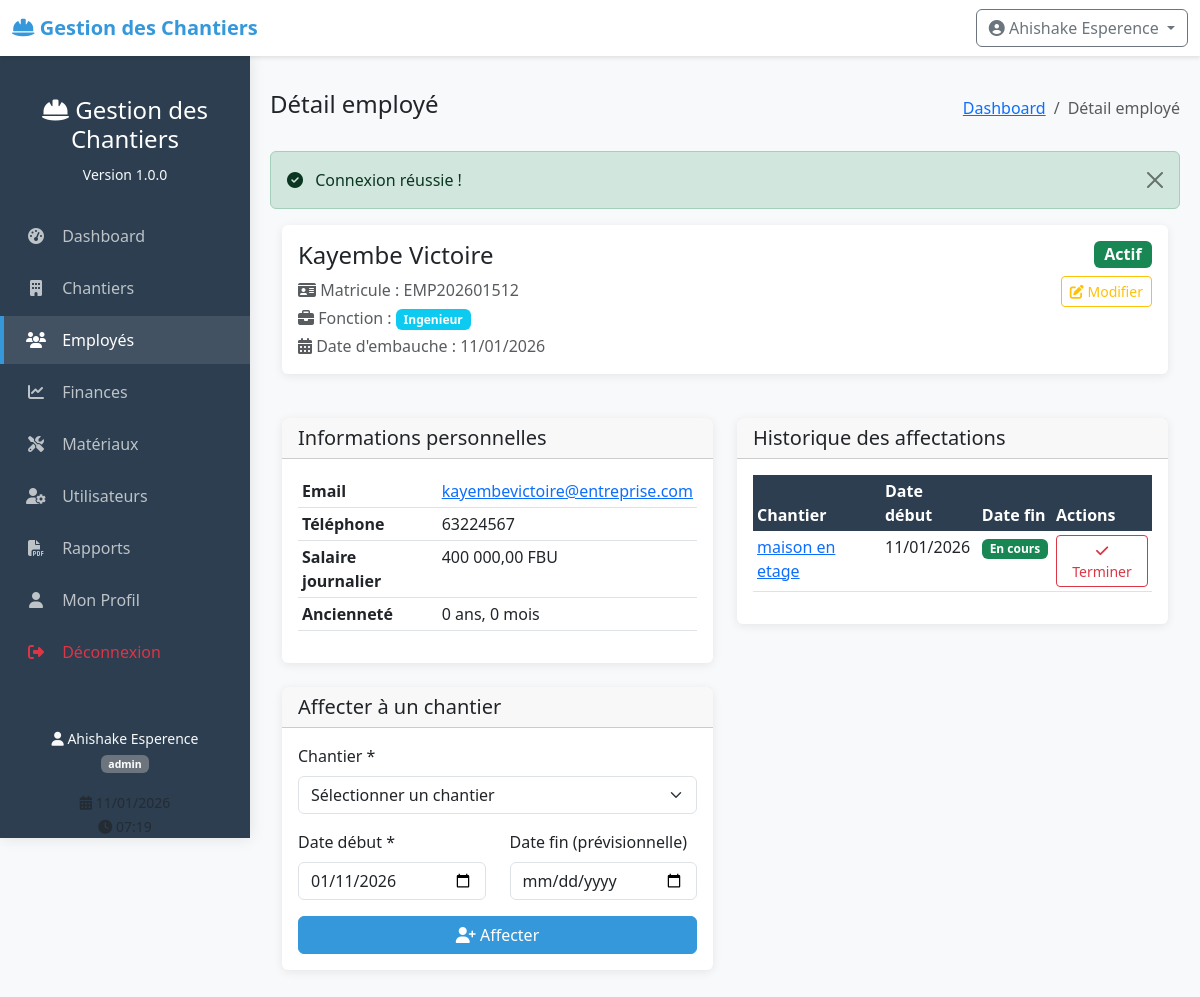
Page /index.php?controller=employe&action=view&id=1 (signed in) on the committed database.
### tables this page shows
CREATE TABLE employes (
    id INTEGER PRIMARY KEY AUTOINCREMENT,
    matricule VARCHAR(20) UNIQUE NOT NULL,
    nom VARCHAR(100) NOT NULL,
    prenom VARCHAR(100) NOT NULL,
    email VARCHAR(150) UNIQUE,
    telephone VARCHAR(20),
    fonction VARCHAR(50) NOT NULL CHECK(fonction IN ('chef', 'ouvrier', 'ingenieur')),
    salaire_journalier DECIMAL(8,2) NOT NULL,
    date_embauche DATE NOT NULL,
    statut VARCHAR(20) DEFAULT 'actif' CHECK(statut IN ('actif', 'inactif', 'congé')),
    created_at DATETIME DEFAULT CURRENT_TIMESTAMP
);

CREATE TABLE affectations (
    id INTEGER PRIMARY KEY AUTOINCREMENT,
    employe_id INTEGER NOT NULL,
    chantier_id INTEGER NOT NULL,
    date_debut DATE NOT NULL,
    date_fin DATE,
    heures_travail INTEGER DEFAULT 8,
    created_at DATETIME DEFAULT CURRENT_TIMESTAMP,
    FOREIGN KEY (employe_id) REFERENCES employes(id),
    FOREIGN KEY (chantier_id) REFERENCES chantiers(id)
);

CREATE TABLE chantiers (
    id INTEGER PRIMARY KEY AUTOINCREMENT,
    nom VARCHAR(200) NOT NULL,
    localisation TEXT NOT NULL,
    client VARCHAR(200) NOT NULL,
    budget_total DECIMAL(12,2) NOT NULL,
    date_debut DATE NOT NULL,
    date_fin DATE,
    statut VARCHAR(20) DEFAULT 'en_cours' CHECK(statut IN ('en_cours', 'suspendu', 'termine')),
    chef_chantier_id INTEGER,
    description TEXT,
    created_at DATETIME DEFAULT CURRENT_TIMESTAMP,
    updated_at DATETIME,
    FOREIGN KEY (chef_chantier_id) REFERENCES users(id)
);

### index.php (called while the page is built, shortened)
<?php
$controller = $_GET['controller'] ?? 'dashboard';
$action = $_GET['action'] ?? 'index';
$controllerInstance = new $controllerClass();
$id = $_GET['id'] ?? null;
if ($id !== null) {
    $data = $controllerInstance->$action($id);
} else {
    $data = $controllerInstance->$action();
}
$viewFolders = [
    'dashboard' => 'dashboard',
    'chantier' => 'chantiers',
    'employe' => 'employes',
    'materiau' => 'materiaux',
    'finance' => 'finances',
    'user' => 'users',
    'rapport' => 'repports'
];
$viewFolder = $viewFolders[$controller] ?? 'dashboard';
$viewFile = __DIR__ . '/views/' . $viewFolder . '/' . $action . '.php';
require_once $viewFile;

### models/Employe.php (called while the page is built, shortened)
<?php
class Employe {
    private $db;
    public function __construct() {
        $this->db = Database::getInstance()->getConnection();
    }
    public function getById($id) {
        $sql = "SELECT * FROM employes WHERE id = :id";
        $stmt = $this->db->prepare($sql);
        $stmt->execute([':id' => $id]);
        return $stmt->fetch();
    }
    public function getAffectations($employe_id) {
        $sql = "SELECT a.*, c.nom as chantier_nom, c.localisation
                FROM affectations a
                JOIN chantiers c ON a.chantier_id = c.id
                WHERE a.employe_id = :employe_id
                ORDER BY a.date_debut DESC";
        $stmt = $this->db->prepare($sql);
        $stmt->execute([':employe_id' => $employe_id]);
        return $stmt->fetchAll();
    }
}
?>

### config/database.php (called while the page is built, shortened)
<?php
class Database {
    private static $instance = null;
    private $connection;
    private function __construct() {
        try {
            $this->connection = new PDO('sqlite:' . dirname(__DIR__) . '/data/chantiers.db');
            $this->connection->setAttribute(PDO::ATTR_ERRMODE, PDO::ERRMODE_EXCEPTION);
            $this->connection->setAttribute(PDO::ATTR_DEFAULT_FETCH_MODE, PDO::FETCH_ASSOC);
            $this->connection->exec('PRAGMA foreign_keys = ON');
        } catch(PDOException $e) {
            die("Erreur de connexion : " . $e->getMessage());
        }
    }
    public static function getInstance() {
        if (self::$instance == null) {
            self::$instance = new Database();
        }
        return self::$instance;
    }
    public function getConnection() {
        return $this->connection;
    }
}
?>

### controllers/EmployeController.php (called while the page is built, shortened)
<?php
require_once __DIR__ . '/../models/Employe.php';
class EmployeController {
    private $employeModel;
    private $chantierModel;
    public function __construct() {
        $this->employeModel = new Employe();
        $this->chantierModel = new Chantier();
    }
    public function view($id) {
        $employe = $this->employeModel->getById($id);
        $affectations = $this->employeModel->getAffectations($id);
        $chantiers = $this->chantierModel->getAll();
        return [
            'employe' => $employe,
            'affectations' => $affectations,
            'chantiers' => $chantiers
        ];
    }
}
?>

### views/employes/view.php (the view, shortened to what this page needs)
<?php
include __DIR__ . '/../../includes/header.php';
$data = $GLOBALS['data'] ?? [];
$employe = $data['employe'] ?? null;
$affectations = $data['affectations'] ?? [];
?>
<div class="container-fluid">
    <div class="row mb-4">
        <div class="col-12">
            <div class="card">
                <div class="card-body">
                    <div class="row">
                        <div class="col-md-8">
                            <h4><?php echo htmlspecialchars($employe['prenom'] . ' ' . $employe['nom']); ?></h4>
                            <p class="text-muted mb-1">
                                <i class="fas fa-id-card"></i> Matricule : <?php echo htmlspecialchars($employe['matricule']); ?>
                            </p>
                            <p class="text-muted mb-1">
                                <i class="fas fa-briefcase"></i> Fonction :
                                <span class="badge
                                    <?php echo $employe['fonction'] == 'chef' ? 'bg-primary' :
                                           ($employe['fonction'] == 'ingenieur' ? 'bg-info' : 'bg-secondary'); ?>">
                                    <?php echo ucfirst($employe['fonction']); ?>
                                </span>
                            </p>
                            <p class="text-muted mb-0">
                                <i class="fas fa-calendar-alt"></i> Date d'embauche :
                                <?php echo date('d/m/Y', strtotime($employe['date_embauche'])); ?>
                            </p>
                        </div>
                        <div class="col-md-4 text-end">
                            <span class="badge
                                <?php echo $employe['statut'] == 'actif' ? 'bg-success' :
                                       ($employe['statut'] == 'congé' ? 'bg-warning' : 'bg-danger'); ?> fs-6">
                                <?php echo ucfirst($employe['statut']); ?>
                            </span>
                            <div class="mt-2">
                                <a href="index.php?controller=employe&action=edit&id=<?php echo $employe['id']; ?>"
                                   class="btn btn-sm btn-outline-warning">
                                    <i class="fas fa-edit"></i> Modifier
                                </a>
                            </div>
                        </div>
                    </div>
                </div>
            </div>
        </div>
    </div>
    <div class="row">
        <div class="col-md-6">
            <div class="card mb-4">
                <div class="card-header">
                    <h5 class="card-title mb-0">Informations personnelles</h5>
                </div>
                <div class="card-body">
                    <table class="table table-sm">
                        <tr>
                            <td width="40%"><strong>Email</strong></td>
                            <td>
                                <?php echo $employe['email'] ?
                                    '<a href="mailto:' . htmlspecialchars($employe['email']) . '">' .
                                    htmlspecialchars($employe['email']) . '</a>' :
                                    '<span class="text-muted">Non renseigné</span>'; ?>
                            </td>
                        </tr>
                        <tr>
                            <td><strong>Téléphone</strong></td>
                            <td><?php echo htmlspecialchars($employe['telephone'] ?? 'Non renseigné'); ?></td>
                        </tr>
                        <tr>
                            <td><strong>Salaire journalier</strong></td>
                            <td><?php echo number_format($employe['salaire_journalier'], 2, ',', ' '); ?> FBU</td>
                        </tr>
                        <tr>
                            <td><strong>Ancienneté</strong></td>
                            <td>
                                <?php
                                $dateEmbauche = new DateTime($employe['date_embauche']);
                                $aujourdhui = new DateTime();
                                $difference = $dateEmbauche->diff($aujourdhui);
                                echo $difference->y . ' ans, ' . $difference->m . ' mois';
                                ?>
                            </td>
                        </tr>
                    </table>
                </div>
            </div>
            <div class="card">
                <div class="card-header">
                    <h5 class="card-title mb-0">Affecter à un chantier</h5>
                </div>
                <div class="card-body">
                    <form method="POST" action="index.php?controller=employe&action=view&id=<?php echo $employe['id']; ?>">
                        <div class="mb-3">
                            <label for="chantier_id" class="form-label">Chantier *</label>
                            <select class="form-select" id="chantier_id" name="chantier_id" required>
                                <option value="">Sélectionner un chantier</option>
                            </select>
                        </div>
                        <div class="row">
                            <div class="col-md-6">
                                <div class="mb-3">
                                    <label for="date_debut" class="form-label">Date début *</label>
                                    <input type="date" class="form-control" id="date_debut" name="date_debut" required>
                                </div>
                            </div>
                            <div class="col-md-6">
                                <div class="mb-3">
                                    <label for="date_fin" class="form-label">Date fin (prévisionnelle)</label>
                                    <input type="date" class="form-control" id="date_fin" name="date_fin">
                                </div>
                            </div>
                        </div>
                        <button type="submit" class="btn btn-primary w-100">
                            <i class="fas fa-user-plus"></i> Affecter
                        </button>
                    </form>
                </div>
            </div>
        </div>
        <div class="col-md-6">
            <div class="card">
                <div class="card-header">
                    <h5 class="card-title mb-0">Historique des affectations</h5>
                </div>
                <div class="card-body">
                    <?php if (empty($affectations)): ?>
                    <div class="alert alert-info">
                        <i class="fas fa-info-circle"></i> Aucune affectation pour cet employé.
                    </div>
                    <?php else: ?>
                    <div class="table-responsive">
                        <table class="table table-sm">
                            <thead>
                                <tr>
                                    <th>Chantier</th>
                                    <th>Date début</th>
                                    <th>Date fin</th>
                                    <th>Actions</th>
                                </tr>
                            </thead>
                            <tbody>
                                <?php foreach ($affectations as $affectation): ?>
                                <tr>
                                    <td>
                                        <a href="index.php?controller=chantier&action=view&id=<?php echo $affectation['chantier_id']; ?>">
                                            <?php echo htmlspecialchars($affectation['chantier_nom']); ?>
                                        </a>
                                    </td>
                                    <td><?php echo date('d/m/Y', strtotime($affectation['date_debut'])); ?></td>
                                    <td>
                                        <?php if ($affectation['date_fin']): ?>
                                        <?php echo date('d/m/Y', strtotime($affectation['date_fin'])); ?>
                                        <?php else: ?>
                                        <span class="badge bg-success">En cours</span>
                                        <?php endif; ?>
                                    </td>
                                    <td>
                                        <?php if (!$affectation['date_fin']): ?>
                                        <form method="POST" action="index.php?controller=employe&action=terminer_affectation&id=<?php echo $affectation['id']; ?>"
                                              style="display: inline;">
                                            <button type="submit" class="btn btn-sm btn-outline-danger"
                                                    onclick="return confirm('Terminer cette affectation ?')">
                                                <i class="fas fa-check"></i> Terminer
                                            </button>
                                        </form>
                                        <?php endif; ?>
                                    </td>
                                </tr>
                                <?php endforeach; ?>
                            </tbody>
                        </table>
                    </div>
                    <?php endif; ?>
                </div>
            </div>
        </div>
    </div>
</div>
<?php include __DIR__ . '/../../includes/footer.php'; ?>

### includes/header.php (style rules this page uses)
:root { --primary-color: #2c3e50; --secondary-color: #3498db; --success-color: #27ae60; --warning-color: #f39c12; --danger-color: #e74c3c; --light-color: #ecf0f1; --dark-color: #2c3e50; }
body { font-family: 'Segoe UI', Tahoma, Geneva, Verdana, sans-serif; background-color: #f8f9fa; min-height: 100vh; }
.card { border: none; box-shadow: 0 2px 10px rgba(0,0,0,0.08); transition: transform 0.3s; margin-bottom: 20px; }
.btn-primary { background-color: var(--secondary-color); border-color: var(--secondary-color); }
.table th { background-color: var(--primary-color); color: white; border: none; }

### rows in the picture
employes: prenom+nom "Kayembe Victoire", matricule "EMP202601512", fonction "Ingenieur", date_embauche "11/01/2026", statut "Actif", email "kayembevictoire@entreprise.com", telephone "63224567", salaire_journalier "400 000,00", date_embauche "0"
affectations: chantier.nom "maison en etage", date_debut "11/01/2026", date_fin "En cours"

### other values in the picture
APP_NAME "Gestion des Chantiers"
$_SESSION['nom_complet'] "Ahishake Esperence"
APP_VERSION "1.0.0"
$_SESSION['role'] "admin"
$page_title "Détail employé"
$_SESSION['success'] "Connexion réussie !"
